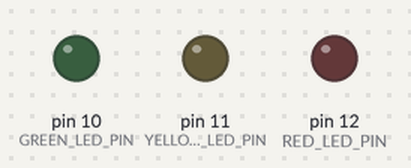
The sketch below on a simulated Arduino Uno, built with avr-gcc and run on an emulated ATmega328P. Shown: output pins drawn as LEDs (lit = HIGH).

Above: at 0.05 s.
At 5.0 s:
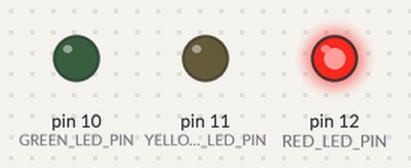
At 25.0 s:
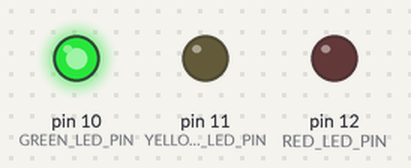
At 35.0 s:
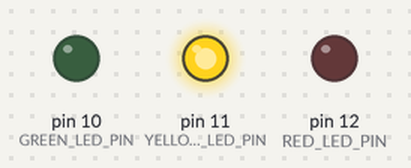
Timing chart, 0 to 52.0 s (numbered marks = the images above):
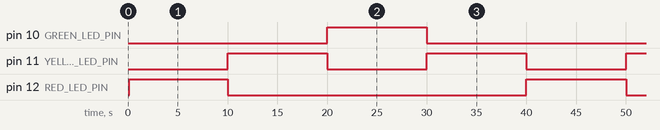

The sketch:

Lyskryss.ino
```cpp
/*
* code for traffic light with IR communication to the zumo robot
* run on an arduino. The code sends IR signals containing device address and code
* for the traffic light state every SEND_INTERVALE and changes state every LIGHT_CHANGE_INTERVAL
*/

//#define PRINT_DEBUG  // Uncomment to disable printing of debug messages

#ifdef PRINT_DEBUG
#define DEBUG_SERIAL(msg) (Serial.println(msg))
#define DEBUG_SERIAL_S(msg) (Serial.print(msg))
#else
#define DEBUG_SERIAL(msg)
#define DEBUG_SERIAL_S(msg)
#endif


#define IR_SEND_PIN 3 // Arduino pin for sending IR, must be defined before including IRremote.h
#include <IRremote.hpp>

// Pins for the traffic light
#define RED_LED_PIN 12
#define YELLOW_LED_PIN 11
#define GREEN_LED_PIN 10

#define DEVICE_ADDRESS 0x00 // Address of this device

#define RED_LIGHT_COMMAND 0x34      // Command for red light
#define YELLOW_LIGHT_COMMAND 0x35   // Command for yellow light
#define GREEN_LIGHT_COMMAND 0x36    // Command for green light

#define SEND_INTERVAL 100 // Update interval in ms
#define LIGHT_CHANGE_INTERVAL 10000 // State change interval in ms

enum lightState {RED, YELLOW, GREEN};
lightState state = RED;     // Current state of the traffic light
bool towardsGreen = true;   // Going towards green or red light

// Timing variables
unsigned long lastUpdate = 0;
unsigned long lastStateChange = 0;

void setup() {
    // Setup pins
    pinMode(RED_LED_PIN, OUTPUT);
    pinMode(YELLOW_LED_PIN, OUTPUT);
    pinMode(GREEN_LED_PIN, OUTPUT);

    // Setup serial communication for debug messages
    Serial.begin(9600);

    // Print debug info
    DEBUG_SERIAL(F("START " __FILE__ " from " __DATE__ "\r\nUsing library version " VERSION_IRREMOTE));
    DEBUG_SERIAL_S(F("Send IR signals at pin "));
    DEBUG_SERIAL(IR_SEND_PIN);

    // Start with IR_SEND_PIN as send pin and disable feedback LED
    IrSender.begin(DISABLE_LED_FEEDBACK);
}

void loop() {
    unsigned long timeNow = millis();

    if (timeNow - lastUpdate > SEND_INTERVAL) { // Send IR signal every SEND_INTERVAL
        lastUpdate = timeNow;
        updateState();
    }

    if (timeNow - lastStateChange > LIGHT_CHANGE_INTERVAL) { // Change state every LIGHT_CHANGE_INTERVAL
        lastStateChange = timeNow;
        switch (state) {
            case RED:
                state = YELLOW;
                towardsGreen = true;
                break;
            case YELLOW:
                if (towardsGreen) {
                    state = GREEN;
                } else {
                    state = RED;
                }
                break;
            case GREEN:
                state = YELLOW;
                towardsGreen = false;
                break;
        }
    }

}

// Update the state of the traffic light and send IR signal
void updateState(){
    switch (state) {
        case RED:
            digitalWrite(RED_LED_PIN, HIGH);
            digitalWrite(YELLOW_LED_PIN, LOW);
            digitalWrite(GREEN_LED_PIN, LOW);
            IrSender.sendNEC(DEVICE_ADDRESS, RED_LIGHT_COMMAND, 0);
            break;
        case YELLOW:
            digitalWrite(RED_LED_PIN, LOW);
            digitalWrite(YELLOW_LED_PIN, HIGH);
            digitalWrite(GREEN_LED_PIN, LOW);
            IrSender.sendNEC(DEVICE_ADDRESS, YELLOW_LIGHT_COMMAND, 0);
            break;
        case GREEN:
            digitalWrite(RED_LED_PIN, LOW);
            digitalWrite(YELLOW_LED_PIN, LOW);
            digitalWrite(GREEN_LED_PIN, HIGH);
            IrSender.sendNEC(DEVICE_ADDRESS, GREEN_LIGHT_COMMAND, 0);
            break;
    }
}
```

Measured:
- by itself, pin 10 (GREEN_LED_PIN), pin 12 (RED_LED_PIN): alternates HIGH for 10.0 s and LOW for 30.0 s
- by itself, pin 11 (YELLOW_LED_PIN): alternates HIGH for 10.0 s and LOW for 10.0 s
- by itself, everything shown: repeats every 40.0 s, in 4 steps
